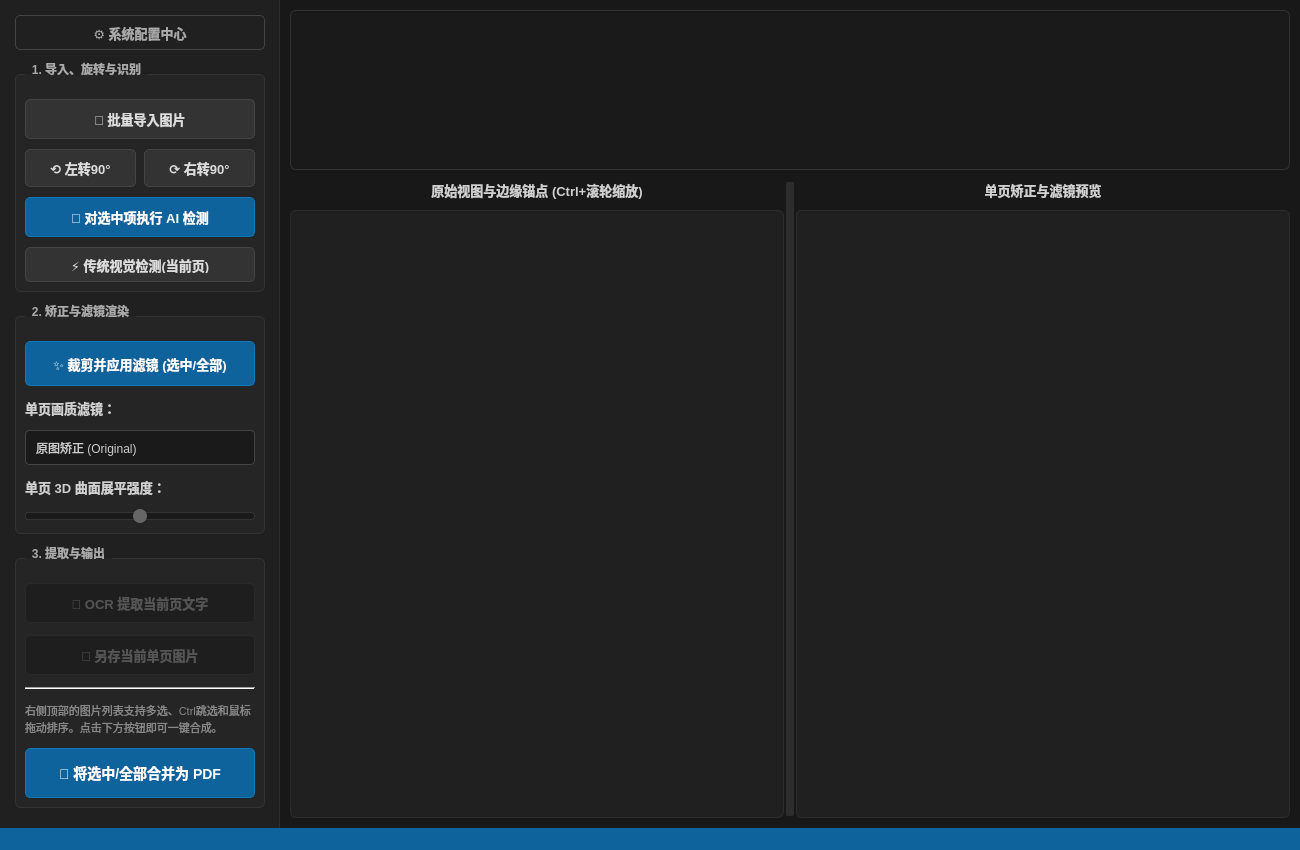
<?xml version="1.0" encoding="UTF-8"?>
<ui version="4.0">
 <class>MainWindow</class>
 <widget class="QMainWindow" name="MainWindow">
  <property name="geometry">
   <rect>
    <x>0</x>
    <y>0</y>
    <width>1300</width>
    <height>850</height>
   </rect>
  </property>
  <property name="windowTitle">
   <string>AI 智能文档扫描与多页处理工作流</string>
  </property>
  <property name="styleSheet">
   <string notr="true">/* ======== 全局背景与字体 ======== */
QMainWindow { background-color: #181818; font-family: &quot;Microsoft YaHei&quot;, &quot;Segoe UI&quot;; }
QLabel { color: #d0d0d0; font-size: 13px; font-weight: bold; }

/* ======== 左侧面板与容器 ======== */
QFrame#controlFrame { background-color: #202020; border-right: 1px solid #2d2d2d; }
QGroupBox { font-weight: bold; border: 1px solid #333333; border-radius: 6px; margin-top: 12px; padding-top: 15px; background-color: #252525; }
QGroupBox::title { subcontrol-origin: margin; subcontrol-position: top left; left: 10px; color: #aaaaaa; padding: 0 5px; }

/* ======== 横向缩略图列表 ======== */
QListWidget#thumbnailList { background-color: #1a1a1a; border: 1px solid #333; border-radius: 6px; padding: 5px; }
QListWidget#thumbnailList::item { color: #aaaaaa; border-radius: 4px; border: 2px solid transparent; }
QListWidget#thumbnailList::item:selected { border: 2px solid #0e639c; background-color: #2a2d30; color: #ffffff; }

/* ======== 极简低饱和度按钮 ======== */
QPushButton { background-color: #333333; color: #dddddd; border: 1px solid #444444; border-radius: 5px; font-size: 13px; padding: 8px; font-weight: bold; }
QPushButton:hover { background-color: #404040; border-color: #555555; }
QPushButton:pressed { background-color: #222222; }
QPushButton:disabled { background-color: #1e1e1e; color: #555555; border-color: #2a2a2a; }

/* 核心强调操作使用低饱和度科技蓝 */
QPushButton#btnScanAI, QPushButton#btnCrop, QPushButton#btnExportPDF { background-color: #0e639c; color: white; border-color: #1177bb; }
QPushButton#btnScanAI:hover, QPushButton#btnCrop:hover, QPushButton#btnExportPDF:hover { background-color: #1177bb; border-color: #1ebaff; }
QPushButton#btnExportPDF { font-size: 14px; }

/* ======== 输入框与下拉框 ======== */
QComboBox { background-color: #1a1a1a; color: #cccccc; border: 1px solid #444; border-radius: 4px; padding: 5px 10px; }
QComboBox::drop-down { border: none; }
QComboBox QAbstractItemView { background-color: #1a1a1a; color: white; selection-background-color: #0e639c; border: 1px solid #555; }

/* ======== 滑动条 ======== */
QSlider::groove:horizontal { border: 1px solid #333; height: 6px; background: #1a1a1a; border-radius: 3px; }
QSlider::handle:horizontal { background: #666666; width: 14px; margin: -4px 0; border-radius: 7px; }
QSlider::handle:horizontal:hover { background: #0e639c; }

/* ======== 分屏器拖动条 ======== */
QSplitter::handle { background-color: #2d2d2d; margin: 2px; border-radius: 2px; }
QSplitter::handle:vertical { height: 4px; }
QSplitter::handle:horizontal { width: 4px; }
QSplitter::handle:hover { background-color: #0e639c; }</string>
  </property>
  <widget class="QWidget" name="centralwidget">
   <layout class="QHBoxLayout" name="horizontalLayout">
    <property name="spacing">
     <number>0</number>
    </property>
    <property name="leftMargin">
     <number>0</number>
    </property>
    <property name="topMargin">
     <number>0</number>
    </property>
    <property name="rightMargin">
     <number>0</number>
    </property>
    <property name="bottomMargin">
     <number>0</number>
    </property>
    <item>
     <widget class="QFrame" name="controlFrame">
      <property name="minimumSize">
       <size>
        <width>280</width>
        <height>0</height>
       </size>
      </property>
      <property name="maximumSize">
       <size>
        <width>280</width>
        <height>16777215</height>
       </size>
      </property>
      <layout class="QVBoxLayout" name="verticalLayout">
       <property name="spacing">
        <number>12</number>
       </property>
       <property name="leftMargin">
        <number>15</number>
       </property>
       <property name="topMargin">
        <number>15</number>
       </property>
       <property name="rightMargin">
        <number>15</number>
       </property>
       <property name="bottomMargin">
        <number>15</number>
       </property>
       <item>
        <widget class="QPushButton" name="btnSettings">
         <property name="minimumSize">
          <size>
           <width>0</width>
           <height>35</height>
          </size>
         </property>
         <property name="styleSheet">
          <string notr="true">background-color: transparent; border: 1px solid #444; color: #aaa;</string>
         </property>
         <property name="text">
          <string>⚙️ 系统配置中心</string>
         </property>
        </widget>
       </item>
       <item>
        <widget class="QGroupBox" name="groupBox">
         <property name="title">
          <string>1. 导入、旋转与识别</string>
         </property>
         <layout class="QVBoxLayout" name="verticalLayout_4">
          <property name="spacing">
           <number>10</number>
          </property>
          <item>
           <widget class="QPushButton" name="btnLoadImage">
            <property name="minimumSize">
             <size>
              <width>0</width>
              <height>40</height>
             </size>
            </property>
            <property name="text">
             <string>📂 批量导入图片</string>
            </property>
           </widget>
          </item>
          <item>
           <layout class="QHBoxLayout" name="horizontalLayout_rotate">
            <property name="spacing">
             <number>8</number>
            </property>
            <item>
             <widget class="QPushButton" name="btnRotateLeft">
              <property name="text">
               <string>⟲ 左转90°</string>
              </property>
             </widget>
            </item>
            <item>
             <widget class="QPushButton" name="btnRotateRight">
              <property name="text">
               <string>⟳ 右转90°</string>
              </property>
             </widget>
            </item>
           </layout>
          </item>
          <item>
           <widget class="QPushButton" name="btnScanAI">
            <property name="minimumSize">
             <size>
              <width>0</width>
              <height>40</height>
             </size>
            </property>
            <property name="text">
             <string>🤖 对选中项执行 AI 检测</string>
            </property>
           </widget>
          </item>
          <item>
           <widget class="QPushButton" name="btnScanTraditional">
            <property name="minimumSize">
             <size>
              <width>0</width>
              <height>35</height>
             </size>
            </property>
            <property name="text">
             <string>⚡ 传统视觉检测(当前页)</string>
            </property>
           </widget>
          </item>
         </layout>
        </widget>
       </item>
       <item>
        <widget class="QGroupBox" name="groupBox_2">
         <property name="title">
          <string>2. 矫正与滤镜渲染</string>
         </property>
         <layout class="QVBoxLayout" name="verticalLayout_5">
          <property name="spacing">
           <number>12</number>
          </property>
          <item>
           <widget class="QPushButton" name="btnCrop">
            <property name="minimumSize">
             <size>
              <width>0</width>
              <height>45</height>
             </size>
            </property>
            <property name="text">
             <string>✨ 裁剪并应用滤镜 (选中/全部)</string>
            </property>
           </widget>
          </item>
          <item>
           <widget class="QLabel" name="label">
            <property name="text">
             <string>单页画质滤镜：</string>
            </property>
           </widget>
          </item>
          <item>
           <widget class="QComboBox" name="comboFilter">
            <property name="minimumSize">
             <size>
              <width>0</width>
              <height>35</height>
             </size>
            </property>
            <item>
             <property name="text">
              <string>原图矫正 (Original)</string>
             </property>
            </item>
            <item>
             <property name="text">
              <string>增强显色 (Magic Color)</string>
             </property>
            </item>
            <item>
             <property name="text">
              <string>省墨模式 (Grayscale)</string>
             </property>
            </item>
            <item>
             <property name="text">
              <string>黑白文档 (B&amp;W - OCR推荐)</string>
             </property>
            </item>
           </widget>
          </item>
          <item>
           <widget class="QLabel" name="label_4">
            <property name="text">
             <string>单页 3D 曲面展平强度：</string>
            </property>
           </widget>
          </item>
          <item>
           <widget class="QSlider" name="sliderDewarp">
            <property name="minimum">
             <number>-100</number>
            </property>
            <property name="maximum">
             <number>100</number>
            </property>
            <property name="orientation">
             <enum>Qt::Orientation::Horizontal</enum>
            </property>
           </widget>
          </item>
         </layout>
        </widget>
       </item>
       <item>
        <widget class="QGroupBox" name="groupBox_3">
         <property name="title">
          <string>3. 提取与输出</string>
         </property>
         <layout class="QVBoxLayout" name="verticalLayout_6">
          <property name="spacing">
           <number>12</number>
          </property>
          <item>
           <widget class="QPushButton" name="btnOCR">
            <property name="enabled">
             <bool>false</bool>
            </property>
            <property name="minimumSize">
             <size>
              <width>0</width>
              <height>40</height>
             </size>
            </property>
            <property name="text">
             <string>📝 OCR 提取当前页文字</string>
            </property>
           </widget>
          </item>
          <item>
           <widget class="QPushButton" name="btnSave">
            <property name="enabled">
             <bool>false</bool>
            </property>
            <property name="minimumSize">
             <size>
              <width>0</width>
              <height>40</height>
             </size>
            </property>
            <property name="text">
             <string>💾 另存当前单页图片</string>
            </property>
           </widget>
          </item>
          <item>
           <widget class="Line" name="line">
            <property name="orientation">
             <enum>Qt::Orientation::Horizontal</enum>
            </property>
           </widget>
          </item>
          <item>
           <widget class="QLabel" name="label_5">
            <property name="styleSheet">
             <string notr="true">color: #888; font-weight: normal; font-size: 11px;</string>
            </property>
            <property name="text">
             <string>右侧顶部的图片列表支持多选、Ctrl跳选和鼠标拖动排序。点击下方按钮即可一键合成。</string>
            </property>
            <property name="wordWrap">
             <bool>true</bool>
            </property>
           </widget>
          </item>
          <item>
           <widget class="QPushButton" name="btnExportPDF">
            <property name="enabled">
             <bool>false</bool>
            </property>
            <property name="minimumSize">
             <size>
              <width>0</width>
              <height>50</height>
             </size>
            </property>
            <property name="text">
             <string>📄 将选中/全部合并为 PDF</string>
            </property>
           </widget>
          </item>
         </layout>
        </widget>
       </item>
       <item>
        <spacer name="verticalSpacer">
         <property name="orientation">
          <enum>Qt::Orientation::Vertical</enum>
         </property>
         <property name="sizeHint" stdset="0">
          <size>
           <width>20</width>
           <height>40</height>
          </size>
         </property>
        </spacer>
       </item>
      </layout>
     </widget>
    </item>
    <item>
     <widget class="QWidget" name="rightWidget" native="true">
      <layout class="QVBoxLayout" name="verticalLayout_right">
       <property name="spacing">
        <number>10</number>
       </property>
       <property name="leftMargin">
        <number>10</number>
       </property>
       <property name="topMargin">
        <number>10</number>
       </property>
       <property name="rightMargin">
        <number>10</number>
       </property>
       <property name="bottomMargin">
        <number>10</number>
       </property>
       <item>
        <widget class="QListWidget" name="thumbnailList">
         <property name="sizePolicy">
          <sizepolicy hsizetype="Expanding" vsizetype="Fixed">
           <horstretch>0</horstretch>
           <verstretch>0</verstretch>
          </sizepolicy>
         </property>
         <property name="minimumSize">
          <size>
           <width>0</width>
           <height>160</height>
          </size>
         </property>
         <property name="maximumSize">
          <size>
           <width>16777215</width>
           <height>160</height>
          </size>
         </property>
         <property name="dragDropMode">
          <enum>QAbstractItemView::InternalMove</enum>
         </property>
         <property name="selectionMode">
          <enum>QAbstractItemView::ExtendedSelection</enum>
         </property>
         <property name="iconSize">
          <size>
           <width>100</width>
           <height>120</height>
          </size>
         </property>
         <property name="flow">
          <enum>QListView::LeftToRight</enum>
         </property>
         <property name="viewMode">
          <enum>QListView::IconMode</enum>
         </property>
        </widget>
       </item>
       <item>
        <widget class="QSplitter" name="mainSplitter">
         <property name="orientation">
          <enum>Qt::Orientation::Horizontal</enum>
         </property>
         <widget class="QWidget" name="layoutWidgetLeft" native="true">
          <layout class="QVBoxLayout" name="vLayout1">
           <property name="spacing">
            <number>10</number>
           </property>
           <item>
            <widget class="QLabel" name="label_2">
             <property name="text">
              <string>原始视图与边缘锚点 (Ctrl+滚轮缩放)</string>
             </property>
             <property name="alignment">
              <set>Qt::AlignmentFlag::AlignCenter</set>
             </property>
            </widget>
           </item>
           <item>
            <widget class="InteractiveView" name="graphicsView">
             <property name="styleSheet">
              <string notr="true">border: 1px solid #2d2d2d; background-color: #202020; border-radius: 6px;</string>
             </property>
            </widget>
           </item>
          </layout>
         </widget>
         <widget class="QWidget" name="layoutWidgetRight" native="true">
          <layout class="QVBoxLayout" name="vLayout2">
           <property name="spacing">
            <number>10</number>
           </property>
           <item>
            <widget class="QLabel" name="label_3">
             <property name="text">
              <string>单页矫正与滤镜预览</string>
             </property>
             <property name="alignment">
              <set>Qt::AlignmentFlag::AlignCenter</set>
             </property>
            </widget>
           </item>
           <item>
            <widget class="InteractiveView" name="resultView">
             <property name="styleSheet">
              <string notr="true">border: 1px solid #2d2d2d; background-color: #202020; border-radius: 6px;</string>
             </property>
            </widget>
           </item>
          </layout>
         </widget>
        </widget>
       </item>
      </layout>
     </widget>
    </item>
   </layout>
  </widget>
  <widget class="QMenuBar" name="menubar">
   <property name="geometry">
    <rect>
     <x>0</x>
     <y>0</y>
     <width>1300</width>
     <height>22</height>
    </rect>
   </property>
  </widget>
  <widget class="QStatusBar" name="statusbar">
   <property name="styleSheet">
    <string notr="true">background-color: #0e639c; color: white; font-weight: bold;</string>
   </property>
  </widget>
 </widget>
 <customwidgets>
  <customwidget>
   <class>InteractiveView</class>
   <extends>QGraphicsView</extends>
   <header>interactiveview.h</header>
  </customwidget>
 </customwidgets>
 <resources/>
 <connections/>
</ui>
